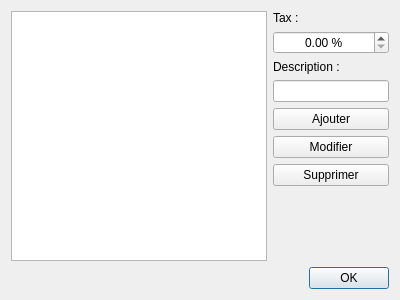
<?xml version="1.0" encoding="UTF-8"?>
<ui version="4.0">
 <class>DialogTax</class>
 <widget class="QDialog" name="DialogTax">
  <property name="geometry">
   <rect>
    <x>0</x>
    <y>0</y>
    <width>400</width>
    <height>300</height>
   </rect>
  </property>
  <property name="windowTitle">
   <string>Edition des Tax</string>
  </property>
  <property name="windowIcon">
   <iconset resource="../ressources.qrc">
    <normaloff>:/app/logo</normaloff>:/app/logo</iconset>
  </property>
  <layout class="QVBoxLayout" name="verticalLayout">
   <item>
    <layout class="QHBoxLayout" name="horizontalLayout">
     <item>
      <widget class="QTableWidget" name="tableWidget"/>
     </item>
     <item>
      <layout class="QVBoxLayout" name="verticalLayout_2">
       <item>
        <widget class="QLabel" name="label">
         <property name="text">
          <string>Tax :</string>
         </property>
        </widget>
       </item>
       <item>
        <widget class="QDoubleSpinBox" name="doubleSpinBox_tax">
         <property name="minimumSize">
          <size>
           <width>100</width>
           <height>0</height>
          </size>
         </property>
         <property name="alignment">
          <set>Qt::AlignCenter</set>
         </property>
         <property name="suffix">
          <string> %</string>
         </property>
         <property name="singleStep">
          <double>0.100000000000000</double>
         </property>
        </widget>
       </item>
       <item>
        <widget class="QLabel" name="label_2">
         <property name="text">
          <string>Description :</string>
         </property>
        </widget>
       </item>
       <item>
        <widget class="QLineEdit" name="lineEdit_description">
         <property name="maxLength">
          <number>128</number>
         </property>
        </widget>
       </item>
       <item>
        <widget class="QPushButton" name="pushButton_add">
         <property name="text">
          <string>Ajouter</string>
         </property>
         <property name="icon">
          <iconset resource="../ressources.qrc">
           <normaloff>:/app/insert</normaloff>:/app/insert</iconset>
         </property>
        </widget>
       </item>
       <item>
        <widget class="QPushButton" name="pushButton_edit">
         <property name="text">
          <string>Modifier</string>
         </property>
         <property name="icon">
          <iconset resource="../ressources.qrc">
           <normaloff>:/app/Edit</normaloff>:/app/Edit</iconset>
         </property>
        </widget>
       </item>
       <item>
        <widget class="QPushButton" name="pushButton_del">
         <property name="text">
          <string>Supprimer</string>
         </property>
         <property name="icon">
          <iconset resource="../ressources.qrc">
           <normaloff>:/app/remove</normaloff>:/app/remove</iconset>
         </property>
        </widget>
       </item>
       <item>
        <spacer name="verticalSpacer">
         <property name="orientation">
          <enum>Qt::Vertical</enum>
         </property>
         <property name="sizeHint" stdset="0">
          <size>
           <width>20</width>
           <height>40</height>
          </size>
         </property>
        </spacer>
       </item>
      </layout>
     </item>
    </layout>
   </item>
   <item>
    <widget class="QDialogButtonBox" name="buttonBox">
     <property name="orientation">
      <enum>Qt::Horizontal</enum>
     </property>
     <property name="standardButtons">
      <set>QDialogButtonBox::Ok</set>
     </property>
    </widget>
   </item>
  </layout>
 </widget>
 <resources>
  <include location="../ressources.qrc"/>
 </resources>
 <connections>
  <connection>
   <sender>buttonBox</sender>
   <signal>accepted()</signal>
   <receiver>DialogTax</receiver>
   <slot>accept()</slot>
   <hints>
    <hint type="sourcelabel">
     <x>248</x>
     <y>254</y>
    </hint>
    <hint type="destinationlabel">
     <x>157</x>
     <y>274</y>
    </hint>
   </hints>
  </connection>
  <connection>
   <sender>buttonBox</sender>
   <signal>rejected()</signal>
   <receiver>DialogTax</receiver>
   <slot>reject()</slot>
   <hints>
    <hint type="sourcelabel">
     <x>316</x>
     <y>260</y>
    </hint>
    <hint type="destinationlabel">
     <x>286</x>
     <y>274</y>
    </hint>
   </hints>
  </connection>
 </connections>
</ui>
